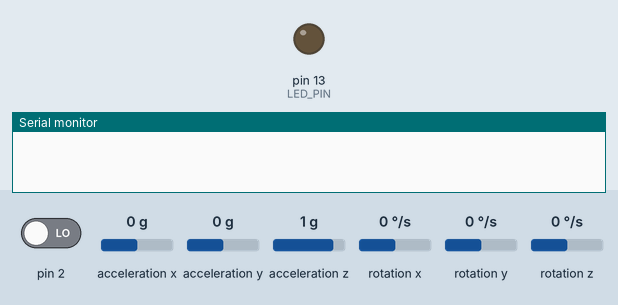
Bench run of a sketch on a simulated Arduino Uno, built with avr-gcc and run on an emulated ATmega328P. Parts: output pins drawn as LEDs (lit = HIGH), the last lines printed to the serial monitor. The test bench sets the inputs (shaded band); at power-on: acceleration x 0 g, pin 2 LOW, acceleration y 0 g, acceleration z 1 g, rotation x 0 °/s, rotation y 0 °/s, rotation z 0 °/s. The sensor or clock chip raises its interrupt line as the real part does.

Above: at 0.1 s.
At 1.7 s:
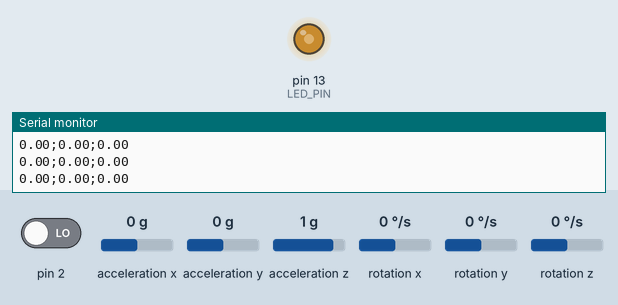
1.8 s: acceleration x set to -1.4 g
4.8 s: pin 2 driven HIGH
Timing chart, 0 to 13.8 s (numbered marks = the images above; inputs shaded):
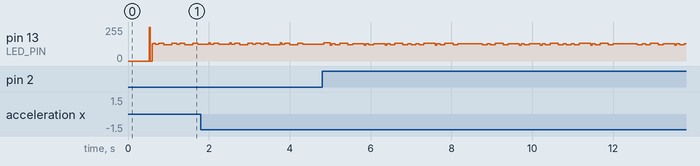

The sketch:

rot_abs.ino
```cpp
// I2Cdev and MPU6050 must be installed as libraries, or else the .cpp/.h files
// for both classes must be in the include path of your project
#include "I2Cdev.h"

#include "MPU6050_6Axis_MotionApps20.h"
//#include "MPU6050.h" // not necessary if using MotionApps include file

// Arduino Wire library is required if I2Cdev I2CDEV_ARDUINO_WIRE implementation
// is used in I2Cdev.h
#if I2CDEV_IMPLEMENTATION == I2CDEV_ARDUINO_WIRE
    #include "Wire.h"
#endif

// class default I2C address is 0x68
// specific I2C addresses may be passed as a parameter here
// AD0 low = 0x68 (default for SparkFun breakout and InvenSense evaluation board)
// AD0 high = 0x69
MPU6050 mpu;
//MPU6050 mpu(0x69); // <-- use for AD0 high

/* =========================================================================
   NOTE: In addition to connection 3.3v, GND, SDA, and SCL, this sketch
   depends on the MPU-6050's INT pin being connected to the Arduino's
   external interrupt #0 pin. On the Arduino Uno and Mega 2560, this is
   digital I/O pin 2.
 * ========================================================================= */

/* =========================================================================
   NOTE: Arduino v1.0.1 with the Leonardo board generates a compile error
   when using Serial.write(buf, len). The Teapot output uses this method.
   The solution requires a modification to the Arduino USBAPI.h file, which
   is fortunately simple, but annoying. This will be fixed in the next IDE
   release. For more info, see these links:

   http://arduino.cc/forum/index.php/topic,109987.0.html
   http://code.google.com/p/arduino/issues/detail?id=958
 * ========================================================================= */


#define OUTPUT_READABLE_YAWPITCHROLL

#define LED_PIN 13 // (Arduino is 13, Teensy is 11, Teensy++ is 6)
bool blinkState = false;

// MPU control/status vars
bool dmpReady = false;  // set true if DMP init was successful
uint8_t mpuIntStatus;   // holds actual interrupt status byte from MPU
uint8_t devStatus;      // return status after each device operation (0 = success, !0 = error)
uint16_t packetSize;    // expected DMP packet size (default is 42 bytes)
uint16_t fifoCount;     // count of all bytes currently in FIFO
uint8_t fifoBuffer[64]; // FIFO storage buffer

// orientation/motion vars
Quaternion q;           // [w, x, y, z]         quaternion container
VectorInt16 aa;         // [x, y, z]            accel sensor measurements
VectorInt16 aaReal;     // [x, y, z]            gravity-free accel sensor measurements
VectorInt16 aaWorld;    // [x, y, z]            world-frame accel sensor measurements
VectorFloat gravity;    // [x, y, z]            gravity vector
float euler[3];         // [psi, theta, phi]    Euler angle container
float ypr[3];           // [yaw, pitch, roll]   yaw/pitch/roll container and gravity vector

// packet structure for InvenSense teapot demo
uint8_t teapotPacket[14] = { '$', 0x02, 0,0, 0,0, 0,0, 0,0, 0x00, 0x00, '\r', '\n' };


//temporizacion
const unsigned long interval = 100; //ms  // How often to send 'hello world to the other unit

unsigned long last_sent;             // When did we last send?
unsigned long packets_sent;          // How many have we sent already


// ================================================================
// ===               INTERRUPT DETECTION ROUTINE                ===
// ================================================================

volatile bool mpuInterrupt = false;     // indicates whether MPU interrupt pin has gone high
void dmpDataReady() {
    mpuInterrupt = true;
}


// ================================================================
// ===                      INITIAL SETUP                       ===
// ================================================================

void setup() {
    // join I2C bus (I2Cdev library doesn't do this automatically)
    #if I2CDEV_IMPLEMENTATION == I2CDEV_ARDUINO_WIRE
        Wire.begin();
        TWBR = 24; // 400kHz I2C clock (200kHz if CPU is 8MHz)
    #elif I2CDEV_IMPLEMENTATION == I2CDEV_BUILTIN_FASTWIRE
        Fastwire::setup(400, true);
    #endif

    // initialize serial communication
    // (115200 chosen because it is required for Teapot Demo output, but it's
    // really up to you depending on your project)
    Serial.begin(115200);
    while (!Serial); // wait for Leonardo enumeration, others continue immediately

    // initialize device
    //Serial.println(F("Initializing I2C devices..."));
    mpu.initialize();

    // verify connection
    //Serial.println(F("Testing device connections..."));
    //Serial.println(mpu.testConnection() ? F("MPU6050 connection successful") : F("MPU6050 connection failed"));

    // wait for ready
    //Serial.println(F("\nSend any character to begin DMP programming and demo: "));
    //while (Serial.available() && Serial.read()); // empty buffer
    //while (!Serial.available());                 // wait for data
    //while (Serial.available() && Serial.read()); // empty buffer again

    // load and configure the DMP
    //Serial.println(F("Initializing DMP..."));
    devStatus = mpu.dmpInitialize();

    // supply your own gyro offsets here, scaled for min sensitivity
    mpu.setXGyroOffset(220);
    mpu.setYGyroOffset(76);
    mpu.setZGyroOffset(-85);
    mpu.setZAccelOffset(1788); // 1688 factory default for my test chip

    // make sure it worked (returns 0 if so)
    if (devStatus == 0) {
        // turn on the DMP, now that it's ready
        //Serial.println(F("Enabling DMP..."));
        mpu.setDMPEnabled(true);

        // enable Arduino interrupt detection
        //Serial.println(F("Enabling interrupt detection (Arduino external interrupt 0)..."));
        attachInterrupt(0, dmpDataReady, RISING);
        mpuIntStatus = mpu.getIntStatus();

        // set our DMP Ready flag so the main loop() function knows it's okay to use it
        Serial.println(F("DMP ready! Waiting for first interrupt..."));
        dmpReady = true;

        // get expected DMP packet size for later comparison
        packetSize = mpu.dmpGetFIFOPacketSize();
    } else {
        // ERROR!
        // 1 = initial memory load failed
        // 2 = DMP configuration updates failed
        // (if it's going to break, usually the code will be 1)
        Serial.print(F("DMP Initialization failed (code "));
        Serial.print(devStatus);
        Serial.println(F(")"));
    }

    // configure LED for output
    pinMode(LED_PIN, OUTPUT);
}


// ================================================================
// ===                    MAIN PROGRAM LOOP                     ===
// ================================================================

void loop() {
    // if programming failed, don't try to do anything
    if (!dmpReady) return;
    /*
    unsigned long now = millis();              // If it's time to send a message, send it!
    if ( now - last_sent >= interval  )
    {
      last_sent = now;
      */
    // wait for MPU interrupt or extra packet(s) available
    while (!mpuInterrupt && fifoCount < packetSize) {
        // other program behavior stuff here
        // .
        // .
        // .
        // if you are really paranoid you can frequently test in between other
        // stuff to see if mpuInterrupt is true, and if so, "break;" from the
        // while() loop to immediately process the MPU data
        // .
        // .
        // .
    }

    // reset interrupt flag and get INT_STATUS byte
    mpuInterrupt = false;
    mpuIntStatus = mpu.getIntStatus();

    // get current FIFO count
    fifoCount = mpu.getFIFOCount();

    // check for overflow (this should never happen unless our code is too inefficient)
    if ((mpuIntStatus & 0x10) || fifoCount == 1024) {
        // reset so we can continue cleanly
        mpu.resetFIFO();
        //Serial.println(F("FIFO overflow!"));

    // otherwise, check for DMP data ready interrupt (this should happen frequently)
    } else if (mpuIntStatus & 0x02) {
        // wait for correct available data length, should be a VERY short wait
        while (fifoCount < packetSize) fifoCount = mpu.getFIFOCount();

        // read a packet from FIFO
        mpu.getFIFOBytes(fifoBuffer, packetSize);

        // track FIFO count here in case there is > 1 packet available
        // (this lets us immediately read more without waiting for an interrupt)
        fifoCount -= packetSize;
        #ifdef OUTPUT_READABLE_YAWPITCHROLL
            // display Euler angles in degrees
            mpu.dmpGetQuaternion(&q, fifoBuffer);
            mpu.dmpGetGravity(&gravity, &q);
            mpu.dmpGetYawPitchRoll(ypr, &q, &gravity);

            unsigned long now = millis();              // If it's time to send a message, send it!
            if ( now - last_sent >= interval  )
            {
             last_sent = now;

            Serial.print(ypr[0] * 180/M_PI);
            Serial.print(";");
            Serial.print(ypr[1] * 180/M_PI);
            Serial.print(";");
            Serial.println(ypr[2] * 180/M_PI);
            }
        #endif
        // blink LED to indicate activity
        blinkState = !blinkState;
        digitalWrite(LED_PIN, blinkState);
    }
    //}

}
```
